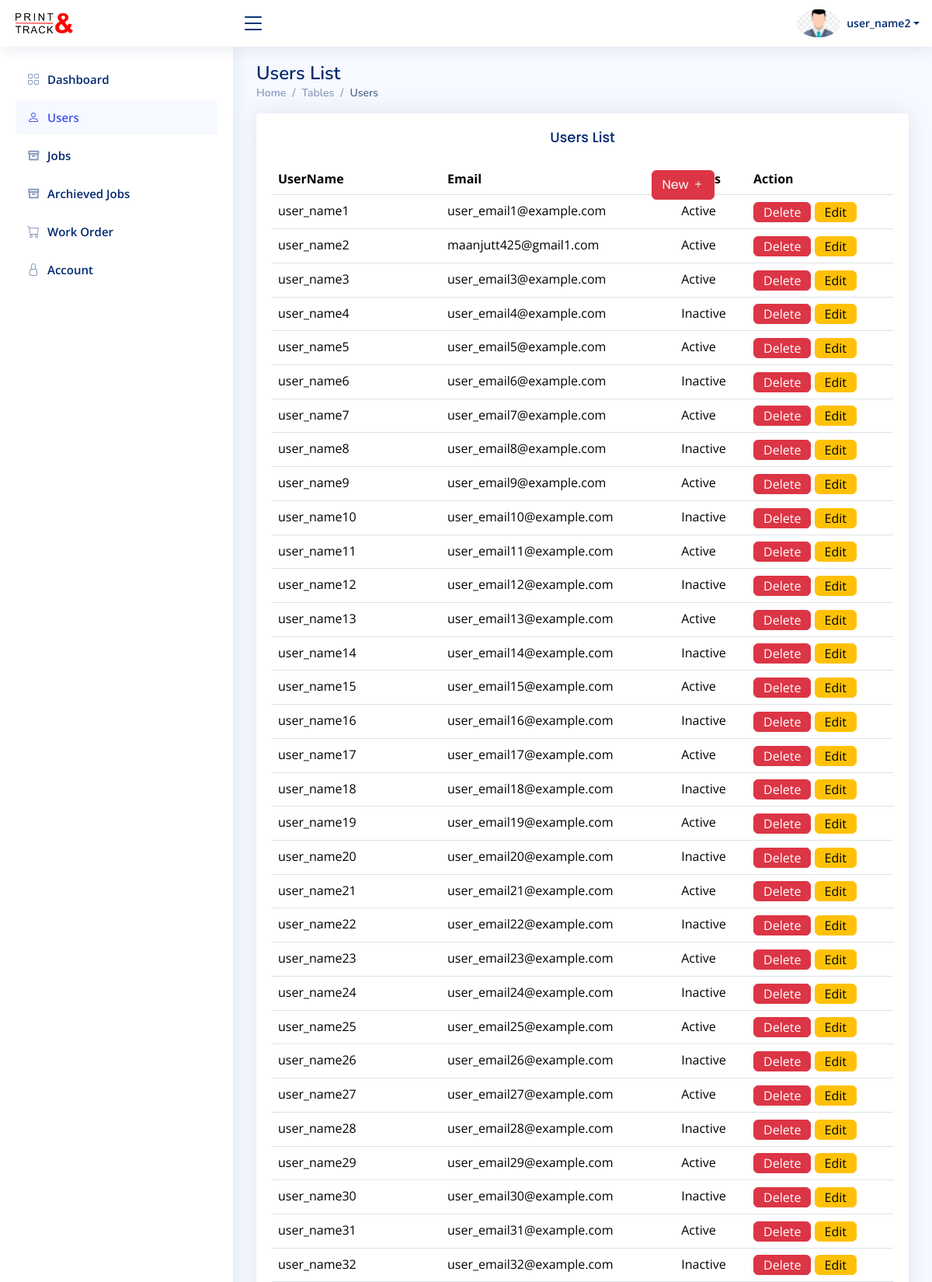
/admin/users.php (signed in, upper part), run on the app's committed database.
### tables this page shows
CREATE TABLE `users` (
  `user_id` int(11) NOT NULL,
  `user_name` varchar(255) NOT NULL,
  `user_email` varchar(255) NOT NULL,
  `user_password` varchar(255) NOT NULL,
  `user_status` tinyint(1) DEFAULT 1,
  `role` varchar(25) NOT NULL DEFAULT 'user',
  `user_b_name` varchar(500) NOT NULL,
  `user_address` varchar(500) NOT NULL,
  `user_state` varchar(500) NOT NULL,
  `user_postcode` varchar(500) NOT NULL,
  `user_phone` varchar(500) NOT NULL
);

### admin/users.php (the view, shortened to what this page needs)
<!DOCTYPE html>
<html lang="en">
<head>
  <link href="../assets/vendor/bootstrap/css/bootstrap.min.css" rel="stylesheet">
  <link href="../assets/vendor/bootstrap-icons/bootstrap-icons.css" rel="stylesheet">
  <link href="../assets/vendor/boxicons/css/boxicons.min.css" rel="stylesheet">
  <link href="../assets/vendor/quill/quill.snow.css" rel="stylesheet">
  <link href="../assets/vendor/quill/quill.bubble.css" rel="stylesheet">
  <link href="../assets/vendor/remixicon/remixicon.css" rel="stylesheet">
  <link href="../assets/vendor/simple-datatables/style.css" rel="stylesheet">
  <link href="../assets/css/style.css" rel="stylesheet">
</head>
<body>
  <?php include('header.php') ?>
  <?php include('sidebar.php') ?>
  <main id="main" class="main">
    <div class="pagetitle">
      <h1>Users List</h1>
      <nav>
        <ol class="breadcrumb">
          <li class="breadcrumb-item"><a href="dashboard.php">Home</a></li>
          <li class="breadcrumb-item">Tables</li>
          <li class="breadcrumb-item active">Users</li>
        </ol>
      </nav>
    </div>
    <section class="section">
      <div class="row">
        <div class="col-lg-12">
          <div class="card">
            <div class="card-body">
              <h5 class="card-title text-center">Users List <a class="btn btn-danger button-left" href="usernew.php"> New <i class="bi bi-plus"></i>  <span></span></a></h5>
              <table class="table datatable">
                <thead>
                  <tr>
                    <th>UserName</th>
                    <th>Email</th>
                    <th>Status</th>
                    <th>Action</th>
                  </tr>
                </thead>
                <tbody>
                <?php
                  include '../includes/db.php';
                  $sql = "SELECT * FROM users";
                  $result = $conn->query($sql);
                  if ($result->num_rows > 0) {
                      $rows = $result->fetch_all(MYSQLI_ASSOC);
                      foreach ($rows as $row):
                      ?>
                      <tr>
                          <td><?php echo $row['user_name']; ?></td>
                          <td><?php echo $row['user_email']; ?></td>
                          <td><?php if($row['user_status'] == 1){echo 'Active';}else{echo 'Inactive';} ?></td>
                          <td>
                              <form action="actions/user_delete_action.php" method="POST">
                                  <button type="submit" name="delete" class="btn btn-danger py-0">Delete</button>
                                  <a href="useredit.php?id=<?php echo $row['user_id']; ?>" class="btn btn-warning py-0">Edit</a>
                              </form>
                          </td>
                      </tr>
                      <?php endforeach;
                  } else {
                      echo "No records found";
                  }
                ?>
                </tbody>
              </table>
            </div>
          </div>
        </div>
      </div>
    </section>
  </main>
</body>
</html>

### assets/css/style.css (style rules this page uses)
:root { scroll-behavior: smooth; }
body { font-family: "Open Sans", sans-serif; background: #f6f9ff; color: #444444; }
a { color: #4154f1; text-decoration: none; }
h1, h2, h3, h4, h5, h6 { font-family: "Nunito", sans-serif; }
#main { margin-top: 60px; padding: 20px 30px; transition: all 0.3s; }
.pagetitle { margin-bottom: 10px; }
.pagetitle h1 { font-size: 24px; margin-bottom: 0; font-weight: 600; color: #012970; }
@media (min-width: 767px) { .card-title .button-left { top: 110px !important; } }
.card { margin-bottom: 30px; border: none; border-radius: 5px; box-shadow: 0px 0 30px rgba(1, 41, 112, 0.1); }
.card-title { padding: 20px 0 15px 0; font-size: 18px; font-weight: 500; color: #012970; font-family: "Poppins", sans-serif; }
.card-title .button-left { position: absolute; top: 73px !important; right: 250px; }
.card-body { padding: 0 20px 20px 20px; }
.breadcrumb { font-size: 14px; font-family: "Nunito", sans-serif; color: #899bbd; font-weight: 600; }
.breadcrumb a { color: #899bbd; transition: 0.3s; }
.breadcrumb .breadcrumb-item::before { color: #899bbd; }
.breadcrumb .active { color: #51678f; font-weight: 600; }
@media (min-width: 1200px) { #main, #footer { margin-left: 300px; } }

### data on the page
users: user_name "user_name1", user_email "user_email1@example.com", user_status "Active"
users: user_name "user_name2", user_email "maanjutt425@gmail1.com", user_status "Active"
users: user_name "user_name3", user_email "user_email3@example.com", user_status "Active"
users: user_name "user_name4", user_email "user_email4@example.com", user_status "Inactive"
users: user_name "user_name5", user_email "user_email5@example.com", user_status "Active"
users: user_name "user_name6", user_email "user_email6@example.com", user_status "Inactive"
users: user_name "user_name7", user_email "user_email7@example.com", user_status "Active"
users: user_name "user_name8", user_email "user_email8@example.com", user_status "Inactive"
users: user_name "user_name9", user_email "user_email9@example.com", user_status "Active"
users: user_name "user_name10", user_email "user_email10@example.com", user_status "Inactive"
users: user_name "user_name11", user_email "user_email11@example.com", user_status "Active"
users: user_name "user_name12", user_email "user_email12@example.com", user_status "Inactive"
users: user_name "user_name13", user_email "user_email13@example.com", user_status "Active"
users: user_name "user_name14", user_email "user_email14@example.com", user_status "Inactive"
users: user_name "user_name15", user_email "user_email15@example.com", user_status "Active"
users: user_name "user_name16", user_email "user_email16@example.com", user_status "Inactive"
users: user_name "user_name17", user_email "user_email17@example.com", user_status "Active"
users: user_name "user_name18", user_email "user_email18@example.com", user_status "Inactive"
users: user_name "user_name19", user_email "user_email19@example.com", user_status "Active"
users: user_name "user_name20", user_email "user_email20@example.com", user_status "Inactive"
users: user_name "user_name21", user_email "user_email21@example.com", user_status "Active"
users: user_name "user_name22", user_email "user_email22@example.com", user_status "Inactive"
users: user_name "user_name23", user_email "user_email23@example.com", user_status "Active"
users: user_name "user_name24", user_email "user_email24@example.com", user_status "Inactive"
users: user_name "user_name25", user_email "user_email25@example.com", user_status "Active"
users: user_name "user_name26", user_email "user_email26@example.com", user_status "Inactive"
users: user_name "user_name27", user_email "user_email27@example.com", user_status "Active"
users: user_name "user_name28", user_email "user_email28@example.com", user_status "Inactive"
users: user_name "user_name29", user_email "user_email29@example.com", user_status "Active"
users: user_name "user_name30", user_email "user_email30@example.com", user_status "Inactive"
users: user_name "user_name31", user_email "user_email31@example.com", user_status "Active"
users: user_name "user_name32", user_email "user_email32@example.com", user_status "Inactive"

### other printed values
$_SESSION['username'] "user_name2"
